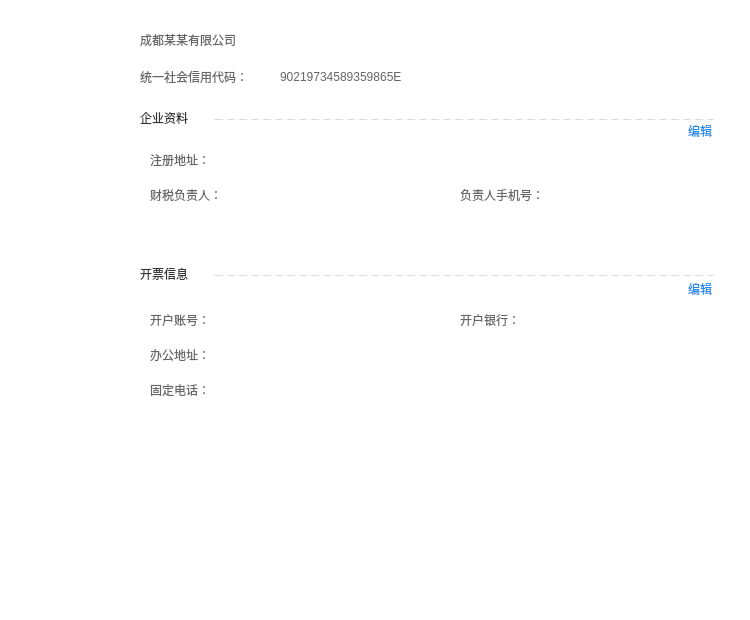
<?xml version="1.0" encoding="UTF-8"?>
<ui version="4.0">
 <class>EntCenterInfoWidget</class>
 <widget class="QWidget" name="EntCenterInfoWidget">
  <property name="geometry">
   <rect>
    <x>0</x>
    <y>0</y>
    <width>750</width>
    <height>620</height>
   </rect>
  </property>
  <property name="sizePolicy">
   <sizepolicy hsizetype="Fixed" vsizetype="Fixed">
    <horstretch>0</horstretch>
    <verstretch>0</verstretch>
   </sizepolicy>
  </property>
  <property name="minimumSize">
   <size>
    <width>750</width>
    <height>620</height>
   </size>
  </property>
  <property name="maximumSize">
   <size>
    <width>750</width>
    <height>620</height>
   </size>
  </property>
  <property name="windowTitle">
   <string>EntInfoWidget</string>
  </property>
  <property name="styleSheet">
   <string notr="true">QWidget#EntCenterInfoWidget{background-color: rgb(255, 255, 255);border-radius:8px;}</string>
  </property>
  <widget class="QLabel" name="label">
   <property name="geometry">
    <rect>
     <x>140</x>
     <y>70</y>
     <width>121</width>
     <height>14</height>
    </rect>
   </property>
   <property name="sizePolicy">
    <sizepolicy hsizetype="Preferred" vsizetype="Fixed">
     <horstretch>0</horstretch>
     <verstretch>0</verstretch>
    </sizepolicy>
   </property>
   <property name="minimumSize">
    <size>
     <width>0</width>
     <height>14</height>
    </size>
   </property>
   <property name="maximumSize">
    <size>
     <width>16777215</width>
     <height>14</height>
    </size>
   </property>
   <property name="styleSheet">
    <string notr="true">font: 14px &quot;微软雅黑&quot;;
color: rgb(102,102,102);
border-bottom:0px;</string>
   </property>
   <property name="text">
    <string>统一社会信用代码：</string>
   </property>
  </widget>
  <widget class="QLabel" name="labelAvatar">
   <property name="geometry">
    <rect>
     <x>20</x>
     <y>20</y>
     <width>80</width>
     <height>80</height>
    </rect>
   </property>
   <property name="sizePolicy">
    <sizepolicy hsizetype="Fixed" vsizetype="Fixed">
     <horstretch>0</horstretch>
     <verstretch>0</verstretch>
    </sizepolicy>
   </property>
   <property name="minimumSize">
    <size>
     <width>80</width>
     <height>80</height>
    </size>
   </property>
   <property name="maximumSize">
    <size>
     <width>80</width>
     <height>80</height>
    </size>
   </property>
   <property name="styleSheet">
    <string notr="true">border-image: url(:/EntCenterWidget/image/img_tx_d.png);</string>
   </property>
   <property name="text">
    <string/>
   </property>
  </widget>
  <widget class="QLabel" name="labelCompany">
   <property name="geometry">
    <rect>
     <x>140</x>
     <y>30</y>
     <width>400</width>
     <height>20</height>
    </rect>
   </property>
   <property name="sizePolicy">
    <sizepolicy hsizetype="Preferred" vsizetype="Fixed">
     <horstretch>0</horstretch>
     <verstretch>0</verstretch>
    </sizepolicy>
   </property>
   <property name="minimumSize">
    <size>
     <width>0</width>
     <height>14</height>
    </size>
   </property>
   <property name="maximumSize">
    <size>
     <width>400</width>
     <height>20</height>
    </size>
   </property>
   <property name="styleSheet">
    <string notr="true">font: 75 18px &quot;微软雅黑&quot;;
color: rgb(102,102,102);
border-bottom:0px;</string>
   </property>
   <property name="text">
    <string>成都某某有限公司</string>
   </property>
  </widget>
  <widget class="QLabel" name="labelTaxCode">
   <property name="geometry">
    <rect>
     <x>280</x>
     <y>70</y>
     <width>400</width>
     <height>14</height>
    </rect>
   </property>
   <property name="sizePolicy">
    <sizepolicy hsizetype="Preferred" vsizetype="Fixed">
     <horstretch>0</horstretch>
     <verstretch>0</verstretch>
    </sizepolicy>
   </property>
   <property name="minimumSize">
    <size>
     <width>0</width>
     <height>14</height>
    </size>
   </property>
   <property name="maximumSize">
    <size>
     <width>400</width>
     <height>14</height>
    </size>
   </property>
   <property name="styleSheet">
    <string notr="true">font: 14px &quot;微软雅黑&quot;;
color: rgb(102,102,102);
border-bottom:0px;</string>
   </property>
   <property name="text">
    <string>90219734589359865E</string>
   </property>
  </widget>
  <widget class="QLabel" name="label_9">
   <property name="geometry">
    <rect>
     <x>140</x>
     <y>108</y>
     <width>65</width>
     <height>20</height>
    </rect>
   </property>
   <property name="sizePolicy">
    <sizepolicy hsizetype="Preferred" vsizetype="Fixed">
     <horstretch>0</horstretch>
     <verstretch>0</verstretch>
    </sizepolicy>
   </property>
   <property name="minimumSize">
    <size>
     <width>65</width>
     <height>20</height>
    </size>
   </property>
   <property name="maximumSize">
    <size>
     <width>65</width>
     <height>20</height>
    </size>
   </property>
   <property name="styleSheet">
    <string notr="true">font:16px &quot;微软雅黑&quot;;
color: rgb(51, 51, 51);
border-bottom:0px;</string>
   </property>
   <property name="text">
    <string>企业资料</string>
   </property>
  </widget>
  <widget class="QWidget" name="invoiceEditWidget" native="true">
   <property name="geometry">
    <rect>
     <x>660</x>
     <y>280</y>
     <width>70</width>
     <height>20</height>
    </rect>
   </property>
   <property name="sizePolicy">
    <sizepolicy hsizetype="Fixed" vsizetype="Fixed">
     <horstretch>0</horstretch>
     <verstretch>0</verstretch>
    </sizepolicy>
   </property>
   <property name="minimumSize">
    <size>
     <width>70</width>
     <height>20</height>
    </size>
   </property>
   <property name="maximumSize">
    <size>
     <width>70</width>
     <height>20</height>
    </size>
   </property>
   <property name="cursor">
    <cursorShape>PointingHandCursor</cursorShape>
   </property>
   <widget class="QLabel" name="label_17">
    <property name="geometry">
     <rect>
      <x>10</x>
      <y>3</y>
      <width>14</width>
      <height>14</height>
     </rect>
    </property>
    <property name="sizePolicy">
     <sizepolicy hsizetype="Fixed" vsizetype="Fixed">
      <horstretch>0</horstretch>
      <verstretch>0</verstretch>
     </sizepolicy>
    </property>
    <property name="minimumSize">
     <size>
      <width>14</width>
      <height>14</height>
     </size>
    </property>
    <property name="maximumSize">
     <size>
      <width>14</width>
      <height>14</height>
     </size>
    </property>
    <property name="styleSheet">
     <string notr="true">border-image: url(:/EntCenterWidget/image/edit.png);</string>
    </property>
    <property name="text">
     <string/>
    </property>
   </widget>
   <widget class="QLabel" name="label_18">
    <property name="geometry">
     <rect>
      <x>28</x>
      <y>2</y>
      <width>30</width>
      <height>14</height>
     </rect>
    </property>
    <property name="sizePolicy">
     <sizepolicy hsizetype="Fixed" vsizetype="Fixed">
      <horstretch>0</horstretch>
      <verstretch>0</verstretch>
     </sizepolicy>
    </property>
    <property name="minimumSize">
     <size>
      <width>30</width>
      <height>14</height>
     </size>
    </property>
    <property name="maximumSize">
     <size>
      <width>30</width>
      <height>14</height>
     </size>
    </property>
    <property name="styleSheet">
     <string notr="true">font: 14px &quot;微软雅黑&quot;;
color:#1E8BED;
border-bottom:0px;</string>
    </property>
    <property name="text">
     <string>编辑</string>
    </property>
   </widget>
  </widget>
  <widget class="QLabel" name="label_12">
   <property name="geometry">
    <rect>
     <x>720</x>
     <y>132</y>
     <width>54</width>
     <height>20</height>
    </rect>
   </property>
   <property name="sizePolicy">
    <sizepolicy hsizetype="Preferred" vsizetype="Fixed">
     <horstretch>0</horstretch>
     <verstretch>0</verstretch>
    </sizepolicy>
   </property>
   <property name="minimumSize">
    <size>
     <width>0</width>
     <height>20</height>
    </size>
   </property>
   <property name="maximumSize">
    <size>
     <width>16777215</width>
     <height>20</height>
    </size>
   </property>
   <property name="styleSheet">
    <string notr="true">text-top:1px;</string>
   </property>
   <property name="text">
    <string/>
   </property>
  </widget>
  <widget class="QWidget" name="entEditWidget" native="true">
   <property name="geometry">
    <rect>
     <x>660</x>
     <y>122</y>
     <width>70</width>
     <height>20</height>
    </rect>
   </property>
   <property name="sizePolicy">
    <sizepolicy hsizetype="Fixed" vsizetype="Fixed">
     <horstretch>0</horstretch>
     <verstretch>0</verstretch>
    </sizepolicy>
   </property>
   <property name="minimumSize">
    <size>
     <width>70</width>
     <height>20</height>
    </size>
   </property>
   <property name="maximumSize">
    <size>
     <width>70</width>
     <height>20</height>
    </size>
   </property>
   <property name="cursor">
    <cursorShape>PointingHandCursor</cursorShape>
   </property>
   <widget class="QLabel" name="label_15">
    <property name="geometry">
     <rect>
      <x>10</x>
      <y>3</y>
      <width>14</width>
      <height>14</height>
     </rect>
    </property>
    <property name="sizePolicy">
     <sizepolicy hsizetype="Fixed" vsizetype="Fixed">
      <horstretch>0</horstretch>
      <verstretch>0</verstretch>
     </sizepolicy>
    </property>
    <property name="minimumSize">
     <size>
      <width>14</width>
      <height>14</height>
     </size>
    </property>
    <property name="maximumSize">
     <size>
      <width>14</width>
      <height>14</height>
     </size>
    </property>
    <property name="styleSheet">
     <string notr="true">border-image: url(:/EntCenterWidget/image/edit.png);</string>
    </property>
    <property name="text">
     <string/>
    </property>
   </widget>
   <widget class="QLabel" name="label_16">
    <property name="geometry">
     <rect>
      <x>28</x>
      <y>2</y>
      <width>30</width>
      <height>14</height>
     </rect>
    </property>
    <property name="sizePolicy">
     <sizepolicy hsizetype="Fixed" vsizetype="Fixed">
      <horstretch>0</horstretch>
      <verstretch>0</verstretch>
     </sizepolicy>
    </property>
    <property name="minimumSize">
     <size>
      <width>30</width>
      <height>14</height>
     </size>
    </property>
    <property name="maximumSize">
     <size>
      <width>30</width>
      <height>14</height>
     </size>
    </property>
    <property name="styleSheet">
     <string notr="true">font: 14px &quot;微软雅黑&quot;;
color:#1E8BED;
border-bottom:0px;</string>
    </property>
    <property name="text">
     <string>编辑</string>
    </property>
   </widget>
  </widget>
  <widget class="QLabel" name="label_11">
   <property name="geometry">
    <rect>
     <x>214</x>
     <y>119</y>
     <width>500</width>
     <height>1</height>
    </rect>
   </property>
   <property name="sizePolicy">
    <sizepolicy hsizetype="Fixed" vsizetype="Fixed">
     <horstretch>0</horstretch>
     <verstretch>0</verstretch>
    </sizepolicy>
   </property>
   <property name="minimumSize">
    <size>
     <width>500</width>
     <height>1</height>
    </size>
   </property>
   <property name="maximumSize">
    <size>
     <width>600</width>
     <height>1</height>
    </size>
   </property>
   <property name="styleSheet">
    <string notr="true">border:2px dashed rgba(222,222,222,1);</string>
   </property>
   <property name="text">
    <string/>
   </property>
  </widget>
  <widget class="QLabel" name="label_13">
   <property name="geometry">
    <rect>
     <x>214</x>
     <y>275</y>
     <width>500</width>
     <height>1</height>
    </rect>
   </property>
   <property name="sizePolicy">
    <sizepolicy hsizetype="Fixed" vsizetype="Fixed">
     <horstretch>0</horstretch>
     <verstretch>0</verstretch>
    </sizepolicy>
   </property>
   <property name="minimumSize">
    <size>
     <width>500</width>
     <height>1</height>
    </size>
   </property>
   <property name="maximumSize">
    <size>
     <width>556</width>
     <height>1</height>
    </size>
   </property>
   <property name="styleSheet">
    <string notr="true">border:2px dashed rgba(222,222,222,1);</string>
   </property>
   <property name="text">
    <string/>
   </property>
  </widget>
  <widget class="QWidget" name="entWidget" native="true">
   <property name="geometry">
    <rect>
     <x>140</x>
     <y>142</y>
     <width>600</width>
     <height>80</height>
    </rect>
   </property>
   <property name="sizePolicy">
    <sizepolicy hsizetype="Fixed" vsizetype="Fixed">
     <horstretch>0</horstretch>
     <verstretch>0</verstretch>
    </sizepolicy>
   </property>
   <property name="minimumSize">
    <size>
     <width>600</width>
     <height>60</height>
    </size>
   </property>
   <property name="maximumSize">
    <size>
     <width>630</width>
     <height>110</height>
    </size>
   </property>
   <widget class="QLabel" name="label_3">
    <property name="geometry">
     <rect>
      <x>10</x>
      <y>10</y>
      <width>68</width>
      <height>16</height>
     </rect>
    </property>
    <property name="sizePolicy">
     <sizepolicy hsizetype="Fixed" vsizetype="Fixed">
      <horstretch>0</horstretch>
      <verstretch>0</verstretch>
     </sizepolicy>
    </property>
    <property name="minimumSize">
     <size>
      <width>68</width>
      <height>16</height>
     </size>
    </property>
    <property name="maximumSize">
     <size>
      <width>68</width>
      <height>16</height>
     </size>
    </property>
    <property name="styleSheet">
     <string notr="true">font: 14px &quot;微软雅黑&quot;;
color: rgb(102,102,102);
border-bottom:0px;</string>
    </property>
    <property name="text">
     <string>注册地址：</string>
    </property>
   </widget>
   <widget class="QLabel" name="labelArea">
    <property name="geometry">
     <rect>
      <x>80</x>
      <y>10</y>
      <width>500</width>
      <height>16</height>
     </rect>
    </property>
    <property name="sizePolicy">
     <sizepolicy hsizetype="Preferred" vsizetype="Fixed">
      <horstretch>0</horstretch>
      <verstretch>0</verstretch>
     </sizepolicy>
    </property>
    <property name="minimumSize">
     <size>
      <width>300</width>
      <height>16</height>
     </size>
    </property>
    <property name="maximumSize">
     <size>
      <width>16777215</width>
      <height>16</height>
     </size>
    </property>
    <property name="styleSheet">
     <string notr="true">font: 14px &quot;微软雅黑&quot;;
color: rgb(102,102,102);
border-bottom:0px;</string>
    </property>
    <property name="text">
     <string/>
    </property>
   </widget>
   <widget class="QLabel" name="labelName">
    <property name="geometry">
     <rect>
      <x>90</x>
      <y>45</y>
      <width>220</width>
      <height>16</height>
     </rect>
    </property>
    <property name="sizePolicy">
     <sizepolicy hsizetype="Fixed" vsizetype="Fixed">
      <horstretch>0</horstretch>
      <verstretch>0</verstretch>
     </sizepolicy>
    </property>
    <property name="minimumSize">
     <size>
      <width>220</width>
      <height>16</height>
     </size>
    </property>
    <property name="maximumSize">
     <size>
      <width>220</width>
      <height>16</height>
     </size>
    </property>
    <property name="styleSheet">
     <string notr="true">font: 14px &quot;微软雅黑&quot;;
color: rgb(102,102,102);
border-bottom:0px;</string>
    </property>
    <property name="text">
     <string/>
    </property>
   </widget>
   <widget class="QLabel" name="label_4">
    <property name="geometry">
     <rect>
      <x>10</x>
      <y>45</y>
      <width>80</width>
      <height>16</height>
     </rect>
    </property>
    <property name="sizePolicy">
     <sizepolicy hsizetype="Fixed" vsizetype="Fixed">
      <horstretch>0</horstretch>
      <verstretch>0</verstretch>
     </sizepolicy>
    </property>
    <property name="minimumSize">
     <size>
      <width>80</width>
      <height>16</height>
     </size>
    </property>
    <property name="maximumSize">
     <size>
      <width>80</width>
      <height>16</height>
     </size>
    </property>
    <property name="styleSheet">
     <string notr="true">font: 14px &quot;微软雅黑&quot;;
color: rgb(102,102,102);
border-bottom:0px;</string>
    </property>
    <property name="text">
     <string>财税负责人：</string>
    </property>
   </widget>
   <widget class="QLabel" name="label_5">
    <property name="geometry">
     <rect>
      <x>320</x>
      <y>45</y>
      <width>92</width>
      <height>16</height>
     </rect>
    </property>
    <property name="sizePolicy">
     <sizepolicy hsizetype="Fixed" vsizetype="Fixed">
      <horstretch>0</horstretch>
      <verstretch>0</verstretch>
     </sizepolicy>
    </property>
    <property name="minimumSize">
     <size>
      <width>92</width>
      <height>16</height>
     </size>
    </property>
    <property name="maximumSize">
     <size>
      <width>92</width>
      <height>16</height>
     </size>
    </property>
    <property name="styleSheet">
     <string notr="true">font: 14px &quot;微软雅黑&quot;;
color: rgb(102,102,102);
border-bottom:0px;</string>
    </property>
    <property name="text">
     <string>负责人手机号：</string>
    </property>
   </widget>
   <widget class="QLabel" name="labelMobile">
    <property name="geometry">
     <rect>
      <x>420</x>
      <y>45</y>
      <width>180</width>
      <height>16</height>
     </rect>
    </property>
    <property name="sizePolicy">
     <sizepolicy hsizetype="Fixed" vsizetype="Fixed">
      <horstretch>0</horstretch>
      <verstretch>0</verstretch>
     </sizepolicy>
    </property>
    <property name="minimumSize">
     <size>
      <width>180</width>
      <height>16</height>
     </size>
    </property>
    <property name="maximumSize">
     <size>
      <width>180</width>
      <height>16</height>
     </size>
    </property>
    <property name="styleSheet">
     <string notr="true">font: 14px &quot;微软雅黑&quot;;
color: rgb(102,102,102);
border-bottom:0px;</string>
    </property>
    <property name="text">
     <string/>
    </property>
   </widget>
  </widget>
  <widget class="QLabel" name="label_14">
   <property name="geometry">
    <rect>
     <x>140</x>
     <y>264</y>
     <width>65</width>
     <height>20</height>
    </rect>
   </property>
   <property name="sizePolicy">
    <sizepolicy hsizetype="Preferred" vsizetype="Fixed">
     <horstretch>0</horstretch>
     <verstretch>0</verstretch>
    </sizepolicy>
   </property>
   <property name="minimumSize">
    <size>
     <width>65</width>
     <height>20</height>
    </size>
   </property>
   <property name="maximumSize">
    <size>
     <width>65</width>
     <height>20</height>
    </size>
   </property>
   <property name="styleSheet">
    <string notr="true">font:16px &quot;微软雅黑&quot;;
color: rgb(51, 51, 51);
border-bottom:0px;</string>
   </property>
   <property name="text">
    <string>开票信息</string>
   </property>
  </widget>
  <widget class="QWidget" name="invoiceWidget" native="true">
   <property name="geometry">
    <rect>
     <x>140</x>
     <y>302</y>
     <width>600</width>
     <height>105</height>
    </rect>
   </property>
   <property name="sizePolicy">
    <sizepolicy hsizetype="Fixed" vsizetype="Fixed">
     <horstretch>0</horstretch>
     <verstretch>0</verstretch>
    </sizepolicy>
   </property>
   <property name="minimumSize">
    <size>
     <width>530</width>
     <height>105</height>
    </size>
   </property>
   <property name="maximumSize">
    <size>
     <width>630</width>
     <height>105</height>
    </size>
   </property>
   <widget class="QLabel" name="label_6">
    <property name="geometry">
     <rect>
      <x>10</x>
      <y>10</y>
      <width>68</width>
      <height>16</height>
     </rect>
    </property>
    <property name="sizePolicy">
     <sizepolicy hsizetype="Fixed" vsizetype="Fixed">
      <horstretch>0</horstretch>
      <verstretch>0</verstretch>
     </sizepolicy>
    </property>
    <property name="minimumSize">
     <size>
      <width>68</width>
      <height>16</height>
     </size>
    </property>
    <property name="maximumSize">
     <size>
      <width>68</width>
      <height>16</height>
     </size>
    </property>
    <property name="styleSheet">
     <string notr="true">font: 14px &quot;微软雅黑&quot;;
color: rgb(102,102,102);
border-bottom:0px;</string>
    </property>
    <property name="text">
     <string>开户账号：</string>
    </property>
   </widget>
   <widget class="QLabel" name="labelAcc">
    <property name="geometry">
     <rect>
      <x>80</x>
      <y>10</y>
      <width>220</width>
      <height>16</height>
     </rect>
    </property>
    <property name="sizePolicy">
     <sizepolicy hsizetype="Fixed" vsizetype="Fixed">
      <horstretch>0</horstretch>
      <verstretch>0</verstretch>
     </sizepolicy>
    </property>
    <property name="minimumSize">
     <size>
      <width>220</width>
      <height>16</height>
     </size>
    </property>
    <property name="maximumSize">
     <size>
      <width>220</width>
      <height>16</height>
     </size>
    </property>
    <property name="styleSheet">
     <string notr="true">font: 14px &quot;微软雅黑&quot;;
color: rgb(102,102,102);
border-bottom:0px;</string>
    </property>
    <property name="text">
     <string/>
    </property>
   </widget>
   <widget class="QLabel" name="label_7">
    <property name="geometry">
     <rect>
      <x>10</x>
      <y>80</y>
      <width>68</width>
      <height>16</height>
     </rect>
    </property>
    <property name="sizePolicy">
     <sizepolicy hsizetype="Fixed" vsizetype="Fixed">
      <horstretch>0</horstretch>
      <verstretch>0</verstretch>
     </sizepolicy>
    </property>
    <property name="minimumSize">
     <size>
      <width>68</width>
      <height>16</height>
     </size>
    </property>
    <property name="maximumSize">
     <size>
      <width>68</width>
      <height>16</height>
     </size>
    </property>
    <property name="styleSheet">
     <string notr="true">font: 14px &quot;微软雅黑&quot;;
color: rgb(102,102,102);
border-bottom:0px;</string>
    </property>
    <property name="text">
     <string/>
    </property>
   </widget>
   <widget class="QLabel" name="labelPhone">
    <property name="geometry">
     <rect>
      <x>80</x>
      <y>80</y>
      <width>300</width>
      <height>16</height>
     </rect>
    </property>
    <property name="sizePolicy">
     <sizepolicy hsizetype="Preferred" vsizetype="Fixed">
      <horstretch>0</horstretch>
      <verstretch>0</verstretch>
     </sizepolicy>
    </property>
    <property name="minimumSize">
     <size>
      <width>300</width>
      <height>16</height>
     </size>
    </property>
    <property name="maximumSize">
     <size>
      <width>16777215</width>
      <height>16</height>
     </size>
    </property>
    <property name="styleSheet">
     <string notr="true">font: 14px &quot;微软雅黑&quot;;
color: rgb(102,102,102);
border-bottom:0px;</string>
    </property>
    <property name="text">
     <string/>
    </property>
   </widget>
   <widget class="QLabel" name="labelAddr">
    <property name="geometry">
     <rect>
      <x>80</x>
      <y>45</y>
      <width>500</width>
      <height>16</height>
     </rect>
    </property>
    <property name="sizePolicy">
     <sizepolicy hsizetype="Preferred" vsizetype="Fixed">
      <horstretch>0</horstretch>
      <verstretch>0</verstretch>
     </sizepolicy>
    </property>
    <property name="minimumSize">
     <size>
      <width>220</width>
      <height>16</height>
     </size>
    </property>
    <property name="maximumSize">
     <size>
      <width>16777215</width>
      <height>16</height>
     </size>
    </property>
    <property name="styleSheet">
     <string notr="true">font: 14px &quot;微软雅黑&quot;;
color: rgb(102,102,102);
border-bottom:0px;</string>
    </property>
    <property name="text">
     <string/>
    </property>
   </widget>
   <widget class="QLabel" name="label_8">
    <property name="geometry">
     <rect>
      <x>10</x>
      <y>45</y>
      <width>68</width>
      <height>16</height>
     </rect>
    </property>
    <property name="sizePolicy">
     <sizepolicy hsizetype="Fixed" vsizetype="Fixed">
      <horstretch>0</horstretch>
      <verstretch>0</verstretch>
     </sizepolicy>
    </property>
    <property name="minimumSize">
     <size>
      <width>68</width>
      <height>16</height>
     </size>
    </property>
    <property name="maximumSize">
     <size>
      <width>68</width>
      <height>16</height>
     </size>
    </property>
    <property name="styleSheet">
     <string notr="true">font: 14px &quot;微软雅黑&quot;;
color: rgb(102,102,102);
border-bottom:0px;</string>
    </property>
    <property name="text">
     <string>办公地址：</string>
    </property>
   </widget>
   <widget class="QLabel" name="label_10">
    <property name="geometry">
     <rect>
      <x>320</x>
      <y>10</y>
      <width>68</width>
      <height>16</height>
     </rect>
    </property>
    <property name="sizePolicy">
     <sizepolicy hsizetype="Fixed" vsizetype="Fixed">
      <horstretch>0</horstretch>
      <verstretch>0</verstretch>
     </sizepolicy>
    </property>
    <property name="minimumSize">
     <size>
      <width>68</width>
      <height>16</height>
     </size>
    </property>
    <property name="maximumSize">
     <size>
      <width>68</width>
      <height>16</height>
     </size>
    </property>
    <property name="styleSheet">
     <string notr="true">font: 14px &quot;微软雅黑&quot;;
color: rgb(102,102,102);
border-bottom:0px;</string>
    </property>
    <property name="text">
     <string>开户银行：</string>
    </property>
   </widget>
   <widget class="QLabel" name="labelBank">
    <property name="geometry">
     <rect>
      <x>385</x>
      <y>10</y>
      <width>220</width>
      <height>16</height>
     </rect>
    </property>
    <property name="sizePolicy">
     <sizepolicy hsizetype="Fixed" vsizetype="Fixed">
      <horstretch>0</horstretch>
      <verstretch>0</verstretch>
     </sizepolicy>
    </property>
    <property name="minimumSize">
     <size>
      <width>220</width>
      <height>16</height>
     </size>
    </property>
    <property name="maximumSize">
     <size>
      <width>225</width>
      <height>16</height>
     </size>
    </property>
    <property name="styleSheet">
     <string notr="true">font: 14px &quot;微软雅黑&quot;;
color: rgb(102,102,102);
border-bottom:0px;</string>
    </property>
    <property name="text">
     <string/>
    </property>
   </widget>
   <widget class="QLabel" name="label_19">
    <property name="geometry">
     <rect>
      <x>10</x>
      <y>80</y>
      <width>68</width>
      <height>16</height>
     </rect>
    </property>
    <property name="sizePolicy">
     <sizepolicy hsizetype="Fixed" vsizetype="Fixed">
      <horstretch>0</horstretch>
      <verstretch>0</verstretch>
     </sizepolicy>
    </property>
    <property name="minimumSize">
     <size>
      <width>68</width>
      <height>16</height>
     </size>
    </property>
    <property name="maximumSize">
     <size>
      <width>68</width>
      <height>16</height>
     </size>
    </property>
    <property name="styleSheet">
     <string notr="true">font: 14px &quot;微软雅黑&quot;;
color: rgb(102,102,102);
border-bottom:0px;</string>
    </property>
    <property name="text">
     <string>固定电话：</string>
    </property>
   </widget>
  </widget>
 </widget>
 <layoutdefault spacing="6" margin="11"/>
 <resources>
  <include location="EntCenterWidget.qrc"/>
 </resources>
 <connections/>
</ui>
